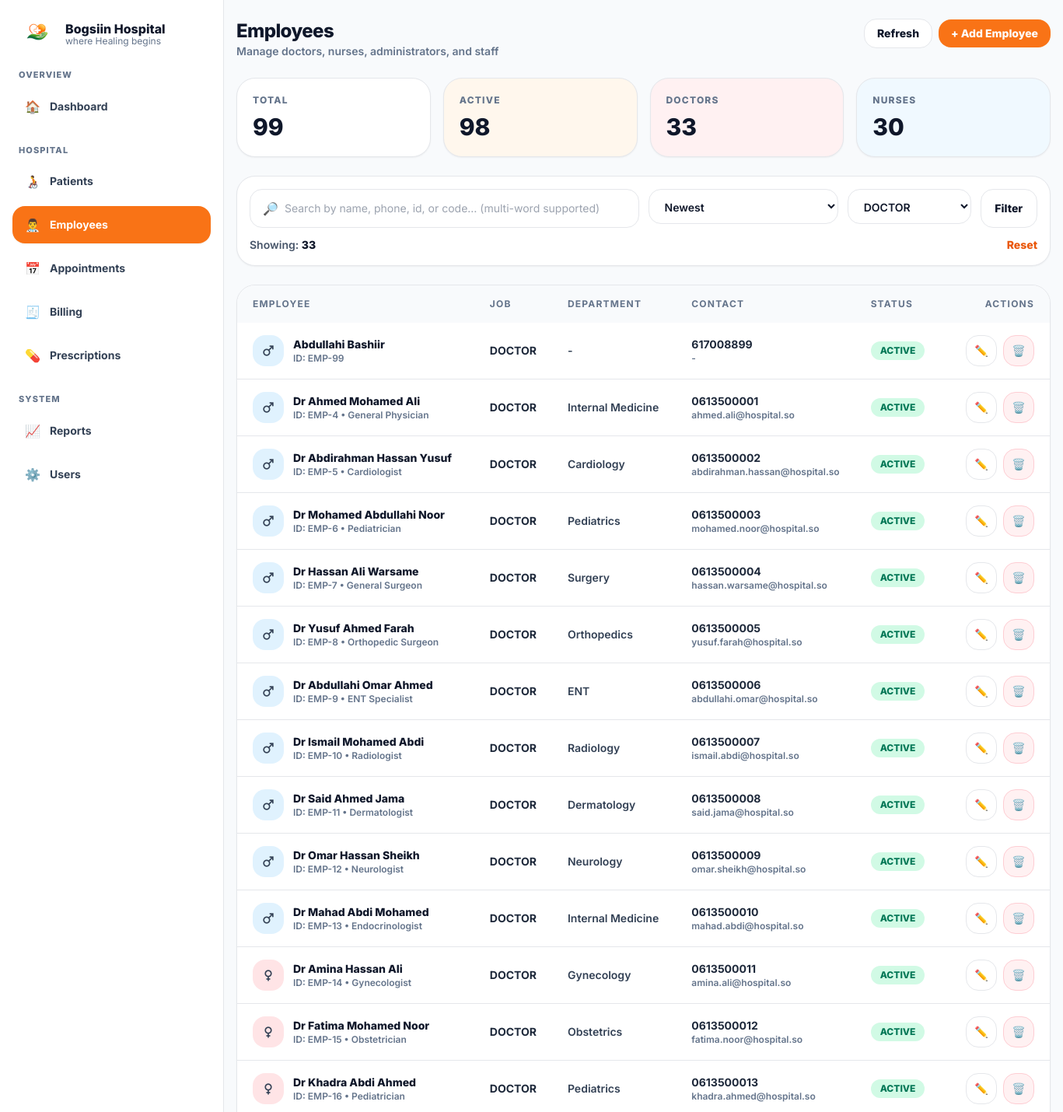
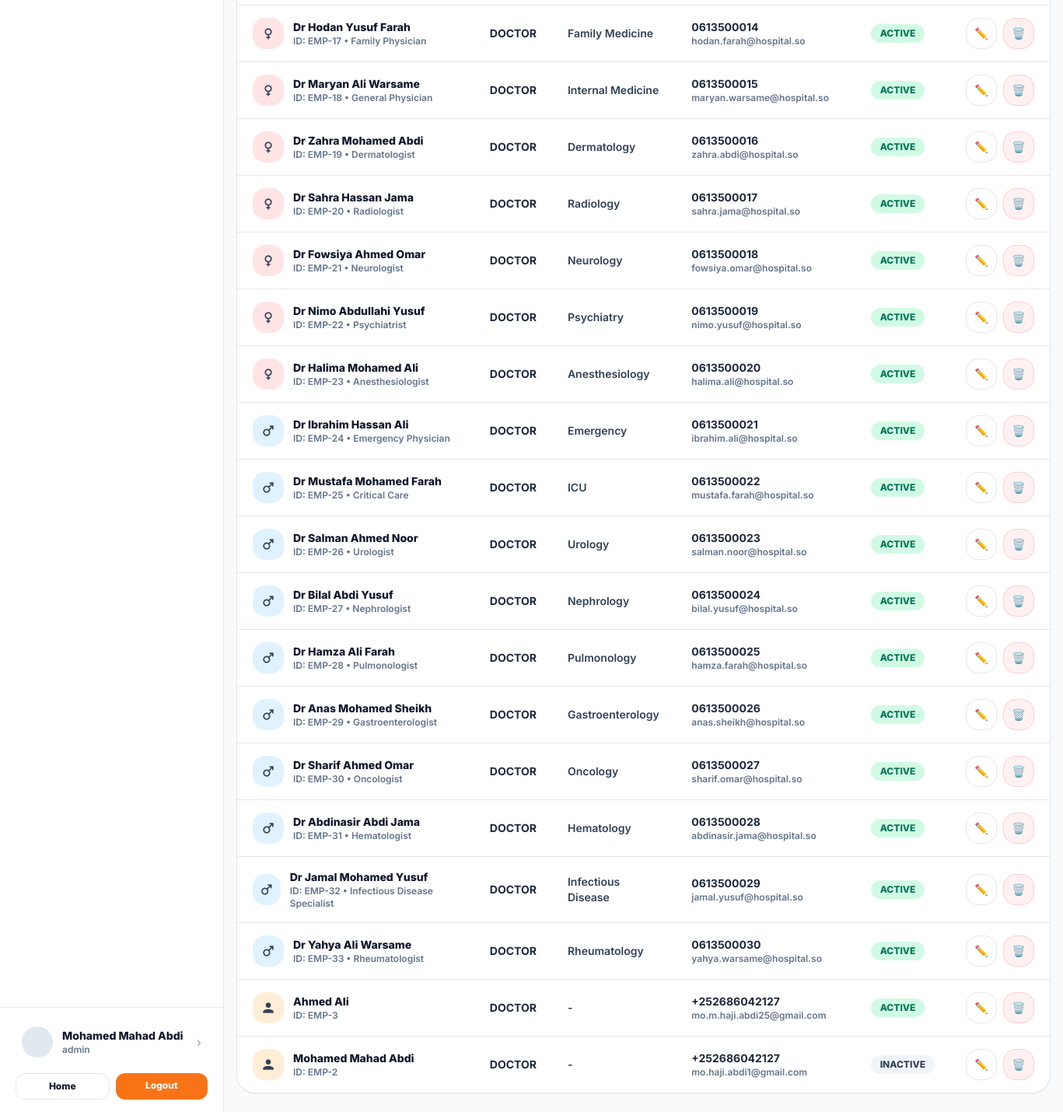
The page /employees/view.php?job=DOCTOR (signed in) on the database its author committed (2 pictures, top to bottom).
### tables this page shows
CREATE TABLE `employees` (
  `id` int(11) NOT NULL,
  `user_id` int(11) DEFAULT NULL,
  `emp_code` varchar(30) DEFAULT NULL,
  `full_name` varchar(120) NOT NULL,
  `gender` enum('Male','Female') DEFAULT NULL,
  `phone` varchar(30) DEFAULT NULL,
  `email` varchar(160) DEFAULT NULL,
  `job_title` enum('DOCTOR','NURSE','ADMINISTRATOR','LAB','PHARMACIST','RECEPTIONIST') NOT NULL,
  `department` varchar(120) DEFAULT NULL,
  `specialization` varchar(120) DEFAULT NULL,
  `hire_date` date DEFAULT current_timestamp(),
  `status` enum('ACTIVE','INACTIVE') NOT NULL DEFAULT 'ACTIVE',
  `created_at` timestamp NOT NULL DEFAULT current_timestamp()
);

### employees/view.php (the view, shortened to what this page needs)
<?php
require_once __DIR__ . "/../includes/db.php";
function h($s){ return htmlspecialchars((string)$s, ENT_QUOTES, 'UTF-8'); }
$q = trim($_GET["q"] ?? "");
$job = trim($_GET["job"] ?? "");
$sort = trim($_GET["sort"] ?? "");
$where = [];
$params = [];
if ($job !== "") {
  $where[] = "job_title = :job";
  $params[":job"] = $job;
}
$whereSql = $where ? ("WHERE " . implode(" AND ", $where)) : "";
$totalEmployees = (int)$pdo->query("SELECT COUNT(*) FROM employees")->fetchColumn();
$activeEmployees = (int)$pdo->query("SELECT COUNT(*) FROM employees WHERE status='ACTIVE'")->fetchColumn();
$totalDoctors = (int)$pdo->query("SELECT COUNT(*) FROM employees WHERE job_title='DOCTOR'")->fetchColumn();
$totalNurses = (int)$pdo->query("SELECT COUNT(*) FROM employees WHERE job_title='NURSE'")->fetchColumn();
$rows = [];
$sort = strtolower(trim($sort));
switch ($sort) {
  case 'newest':
  default:
    $orderSql = 'ORDER BY created_at DESC';
    break;
}
try {
  $sql = "SELECT * FROM employees $whereSql $orderSql LIMIT 300";
  $stmt = $pdo->prepare($sql);
  $stmt->execute($params);
  $rows = $stmt->fetchAll() ?: [];
} catch (Throwable $e) {
  $rows = [];
  flash_set("error", "Filter error: " . $e->getMessage());
}
include_once __DIR__ . "/../includes/header.php";
?>
 <div class="min-h-screen bg-slate-50 md:pl-72">
<div class="md:flex min-h-screen">
  <?php include __DIR__ . "/../includes/sidebar.php"; ?>
  <div class="flex-1">
    <div class="mx-auto max-w-6xl px-4 py-6">
      <div class="flex flex-col gap-4 md:flex-row md:items-start md:justify-between">
        <div>
          <div class="text-2xl font-extrabold tracking-tight">Employees</div>
          <div class="text-sm font-semibold text-slate-500">Manage doctors, nurses, administrators, and staff</div>
        </div>
        <div class="flex items-center gap-2">
          <a href="/hospital/employees/view.php"
             class="rounded-2xl border bg-white px-4 py-2 text-sm font-extrabold hover:bg-slate-50">
            Refresh
          </a>
          <button id="openAddModal"
                  class="rounded-2xl bg-orange-500 px-4 py-2 text-sm font-extrabold text-white hover:bg-orange-600">
            + Add Employee
          </button>
        </div>
      </div>
      <section class="mt-6 grid gap-4 md:grid-cols-4">
        <div class="rounded-3xl border bg-white p-5 shadow-sm">
          <div class="text-xs font-extrabold tracking-widest text-slate-500">TOTAL</div>
          <div class="mt-2 text-3xl font-extrabold"><?php echo $totalEmployees; ?></div>
        </div>
        <div class="rounded-3xl border bg-orange-50 p-5 shadow-sm">
          <div class="text-xs font-extrabold tracking-widest text-slate-500">ACTIVE</div>
          <div class="mt-2 text-3xl font-extrabold"><?php echo $activeEmployees; ?></div>
        </div>
        <div class="rounded-3xl border bg-rose-50 p-5 shadow-sm">
          <div class="text-xs font-extrabold tracking-widest text-slate-500">DOCTORS</div>
          <div class="mt-2 text-3xl font-extrabold"><?php echo $totalDoctors; ?></div>
        </div>
        <div class="rounded-3xl border bg-sky-50 p-5 shadow-sm">
          <div class="text-xs font-extrabold tracking-widest text-slate-500">NURSES</div>
          <div class="mt-2 text-3xl font-extrabold"><?php echo $totalNurses; ?></div>
        </div>
      </section>
      <section class="mt-6 rounded-3xl border bg-white p-4 shadow-sm">
        <form class="grid gap-3 lg:grid-cols-12" method="GET">
          <div class="lg:col-span-6">
            <div class="flex items-center gap-2 rounded-2xl border bg-white px-4 py-3">
              <span class="text-slate-400">🔎</span>
              <input name="q" value="<?php echo h($q); ?>"
                     class="w-full bg-transparent text-sm outline-none"
                     placeholder="Search by name, phone, id, or code… (multi-word supported)" />
            </div>
          </div>
          <div class="lg:col-span-3">
            <select name="sort" class="w-full rounded-2xl border bg-white px-4 py-3 text-sm font-semibold outline-none">
              <option value="newest" <?php echo ($sort==="newest" || $sort==="")?"selected":""; ?>>Newest</option>
            </select>
          </div>
          <div class="lg:col-span-2">
            <select name="job" class="w-full rounded-2xl border bg-white px-4 py-3 text-sm font-semibold outline-none">
              <?php
              $jobs = ["DOCTOR","NURSE","ADMINISTRATOR","LAB","PHARMACIST","RECEPTIONIST"];
              foreach ($jobs as $j) {
                $sel = ($job === $j) ? "selected" : "";
                echo "<option $sel value='".h($j)."'>".h($j)."</option>";
              }
              ?>
            </select>
          </div>
          <div class="lg:col-span-1 flex gap-2">
            <button class="w-full rounded-2xl border bg-white px-4 py-3 text-sm font-extrabold hover:bg-slate-50" type="submit">
              Filter
            </button>
          </div>
        </form>
        <div class="mt-3 flex items-center justify-between text-sm">
          <div class="font-semibold text-slate-600">Showing: <span class="font-extrabold text-slate-900"><?php echo count($rows); ?></span></div>
          <a href="/hospital/employees/view.php" class="font-extrabold text-orange-600 hover:text-orange-700">Reset</a>
        </div>
      </section>
      <section class="mt-6 rounded-3xl border bg-white shadow-sm overflow-hidden">
        <div class="overflow-x-auto">
          <table class="w-full text-left text-sm">
            <thead class="bg-slate-50 text-xs font-extrabold tracking-widest text-slate-500">
              <tr>
                <th class="px-5 py-4">EMPLOYEE</th>
                <th class="px-5 py-4">JOB</th>
                <th class="px-5 py-4">DEPARTMENT</th>
                <th class="px-5 py-4">CONTACT</th>
                <th class="px-5 py-4">STATUS</th>
                <th class="px-5 py-4 text-right">ACTIONS</th>
              </tr>
            </thead>
            <tbody class="divide-y">
              <?php if (!$rows): ?>
                <tr>
                  <td colspan="6" class="px-5 py-10 text-center text-slate-500 font-semibold">
                    No employees found.
                  </td>
                </tr>
              <?php else: ?>
                <?php foreach ($rows as $r): ?>
                  <?php
                    $badge = ($r["status"] === "ACTIVE")
                      ? "bg-emerald-100 text-emerald-700"
                      : "bg-slate-100 text-slate-700";
                  ?>
                  <tr class="hover:bg-slate-50/60">
                    <td class="px-5 py-4">
                      <div class="flex items-center gap-3">
                        <?php
                          $icon_name = 'person';
                          $bg = 'bg-orange-100';
                          $g = strtolower(trim((string)($r['gender'] ?? '')));
                          if ($g === 'female' || $g === 'f') { $icon_name = 'female'; $bg = 'bg-rose-100'; }
                          else if ($g === 'male' || $g === 'm') { $icon_name = 'male'; $bg = 'bg-sky-100'; }
                        ?>
                        <div class="h-10 w-10 rounded-2xl <?php echo $bg; ?> flex items-center justify-center">
                          <span class="material-icons text-slate-700 text-xl" aria-hidden="true"><?php echo $icon_name; ?></span>
                        </div>
                        <div class="min-w-0">
                          <div class="font-extrabold text-slate-900 truncate"><?php echo h($r["full_name"]); ?></div>
                          <div class="text-xs font-semibold text-slate-500">
                            <?php echo $r["emp_code"] ? "ID: ".h($r["emp_code"]) : "ID: EMP-".h($r["id"]); ?>
                            <?php if (!empty($r["specialization"])): ?>
                              • <?php echo h($r["specialization"]); ?>
                            <?php endif; ?>
                          </div>
                        </div>
                      </div>
                    </td>
                    <td class="px-5 py-4 font-bold text-slate-800"><?php echo h($r["job_title"]); ?></td>
                    <td class="px-5 py-4 font-semibold text-slate-700"><?php echo h($r["department"] ?? "-"); ?></td>
                    <td class="px-5 py-4">
                      <div class="text-sm font-bold text-slate-800"><?php echo h($r["phone"] ?? "-"); ?></div>
                      <div class="text-xs font-semibold text-slate-500"><?php echo h($r["email"] ?? "-"); ?></div>
                    </td>
                    <td class="px-5 py-4">
                      <span class="inline-flex rounded-full px-3 py-1 text-xs font-extrabold <?php echo $badge; ?>">
                        <?php echo h($r["status"]); ?>
                      </span>
                    </td>
                    <td class="px-5 py-4">
                      <div class="flex justify-end gap-2">
                        <button
                          type="button"
                          class="grid h-10 w-10 place-items-center rounded-2xl border bg-white hover:bg-slate-50"
                          title="Edit"
                        data-edit="<?= base64_encode(json_encode($r)) ?>"
                          onclick="openEdit(this)"
                        >✏️</button>
                        <form method="POST" onsubmit="return confirm('Delete this employee?');">
                          <button
                            type="submit"
                            class="grid h-10 w-10 place-items-center rounded-2xl border border-rose-200 bg-rose-50 hover:bg-rose-100"
                            title="Delete"
                          >🗑️</button>
                        </form>
                      </div>
                    </td>
                  </tr>
                <?php endforeach; ?>
              <?php endif; ?>
            </tbody>
          </table>
        </div>
      </section>
    </div>
  </div>
</div>

### includes/header.php (style rules this page uses)
body { font-family: Inter, system-ui, -apple-system, Segoe UI, Roboto, Arial, sans-serif; }

### rows shown on the page
employees: full_name "Abdullahi Bashiir", id "99", job_title "DOCTOR", department "-", phone "617008899", email "-", status "ACTIVE"
employees: full_name "Dr Ahmed Mohamed Ali", id "4", specialization "General Physician", job_title "DOCTOR", department "Internal Medicine", phone "0613500001", email "ahmed.ali@hospital.so", status "ACTIVE"
employees: full_name "Dr Abdirahman Hassan Yusuf", id "5", specialization "Cardiologist", job_title "DOCTOR", department "Cardiology", phone "0613500002", email "abdirahman.hassan@hospital.so", status "ACTIVE"
employees: full_name "Dr Mohamed Abdullahi Noor", id "6", specialization "Pediatrician", job_title "DOCTOR", department "Pediatrics", phone "0613500003", email "mohamed.noor@hospital.so", status "ACTIVE"
employees: full_name "Dr Hassan Ali Warsame", id "7", specialization "General Surgeon", job_title "DOCTOR", department "Surgery", phone "0613500004", email "hassan.warsame@hospital.so", status "ACTIVE"
employees: full_name "Dr Yusuf Ahmed Farah", id "8", specialization "Orthopedic Surgeon", job_title "DOCTOR", department "Orthopedics", phone "0613500005", email "yusuf.farah@hospital.so", status "ACTIVE"
employees: full_name "Dr Abdullahi Omar Ahmed", id "9", specialization "ENT Specialist", job_title "DOCTOR", department "ENT", phone "0613500006", email "abdullahi.omar@hospital.so", status "ACTIVE"
employees: full_name "Dr Ismail Mohamed Abdi", id "10", specialization "Radiologist", job_title "DOCTOR", department "Radiology", phone "0613500007", email "ismail.abdi@hospital.so", status "ACTIVE"
employees: full_name "Dr Said Ahmed Jama", id "11", specialization "Dermatologist", job_title "DOCTOR", department "Dermatology", phone "0613500008", email "said.jama@hospital.so", status "ACTIVE"
employees: full_name "Dr Omar Hassan Sheikh", id "12", specialization "Neurologist", job_title "DOCTOR", department "Neurology", phone "0613500009", email "omar.sheikh@hospital.so", status "ACTIVE"
employees: full_name "Dr Mahad Abdi Mohamed", id "13", specialization "Endocrinologist", job_title "DOCTOR", department "Internal Medicine", phone "0613500010", email "mahad.abdi@hospital.so", status "ACTIVE"
employees: full_name "Dr Amina Hassan Ali", id "14", specialization "Gynecologist", job_title "DOCTOR", department "Gynecology", phone "0613500011", email "amina.ali@hospital.so", status "ACTIVE"
employees: full_name "Dr Fatima Mohamed Noor", id "15", specialization "Obstetrician", job_title "DOCTOR", department "Obstetrics", phone "0613500012", email "fatima.noor@hospital.so", status "ACTIVE"
employees: full_name "Dr Khadra Abdi Ahmed", id "16", specialization "Pediatrician", job_title "DOCTOR", department "Pediatrics", phone "0613500013", email "khadra.ahmed@hospital.so", status "ACTIVE"
employees: full_name "Dr Hodan Yusuf Farah", id "17", specialization "Family Physician", job_title "DOCTOR", department "Family Medicine", phone "0613500014", email "hodan.farah@hospital.so", status "ACTIVE"
employees: full_name "Dr Maryan Ali Warsame", id "18", specialization "General Physician", job_title "DOCTOR", department "Internal Medicine", phone "0613500015", email "maryan.warsame@hospital.so", status "ACTIVE"
employees: full_name "Dr Zahra Mohamed Abdi", id "19", specialization "Dermatologist", job_title "DOCTOR", department "Dermatology", phone "0613500016", email "zahra.abdi@hospital.so", status "ACTIVE"
employees: full_name "Dr Sahra Hassan Jama", id "20", specialization "Radiologist", job_title "DOCTOR", department "Radiology", phone "0613500017", email "sahra.jama@hospital.so", status "ACTIVE"
employees: full_name "Dr Fowsiya Ahmed Omar", id "21", specialization "Neurologist", job_title "DOCTOR", department "Neurology", phone "0613500018", email "fowsiya.omar@hospital.so", status "ACTIVE"
employees: full_name "Dr Nimo Abdullahi Yusuf", id "22", specialization "Psychiatrist", job_title "DOCTOR", department "Psychiatry", phone "0613500019", email "nimo.yusuf@hospital.so", status "ACTIVE"
employees: full_name "Dr Halima Mohamed Ali", id "23", specialization "Anesthesiologist", job_title "DOCTOR", department "Anesthesiology", phone "0613500020", email "halima.ali@hospital.so", status "ACTIVE"
employees: full_name "Dr Ibrahim Hassan Ali", id "24", specialization "Emergency Physician", job_title "DOCTOR", department "Emergency", phone "0613500021", email "ibrahim.ali@hospital.so", status "ACTIVE"
employees: full_name "Dr Mustafa Mohamed Farah", id "25", specialization "Critical Care", job_title "DOCTOR", department "ICU", phone "0613500022", email "mustafa.farah@hospital.so", status "ACTIVE"
employees: full_name "Dr Salman Ahmed Noor", id "26", specialization "Urologist", job_title "DOCTOR", department "Urology", phone "0613500023", email "salman.noor@hospital.so", status "ACTIVE"
employees: full_name "Dr Bilal Abdi Yusuf", id "27", specialization "Nephrologist", job_title "DOCTOR", department "Nephrology", phone "0613500024", email "bilal.yusuf@hospital.so", status "ACTIVE"
employees: full_name "Dr Hamza Ali Farah", id "28", specialization "Pulmonologist", job_title "DOCTOR", department "Pulmonology", phone "0613500025", email "hamza.farah@hospital.so", status "ACTIVE"
employees: full_name "Dr Anas Mohamed Sheikh", id "29", specialization "Gastroenterologist", job_title "DOCTOR", department "Gastroenterology", phone "0613500026", email "anas.sheikh@hospital.so", status "ACTIVE"
employees: full_name "Dr Sharif Ahmed Omar", id "30", specialization "Oncologist", job_title "DOCTOR", department "Oncology", phone "0613500027", email "sharif.omar@hospital.so", status "ACTIVE"
employees: full_name "Dr Abdinasir Abdi Jama", id "31", specialization "Hematologist", job_title "DOCTOR", department "Hematology", phone "0613500028", email "abdinasir.jama@hospital.so", status "ACTIVE"
employees: full_name "Dr Jamal Mohamed Yusuf", id "32", specialization "Infectious Disease Specialist", job_title "DOCTOR", department "Infectious Disease", phone "0613500029", email "jamal.yusuf@hospital.so", status "ACTIVE"
employees: full_name "Dr Yahya Ali Warsame", id "33", specialization "Rheumatologist", job_title "DOCTOR", department "Rheumatology", phone "0613500030", email "yahya.warsame@hospital.so", status "ACTIVE"
employees: full_name "Ahmed Ali", id "3", job_title "DOCTOR", department "-", phone "+252686042127", email "mo.m.haji.abdi25@gmail.com", status "ACTIVE"
employees: full_name "Mohamed Mahad Abdi", id "2", job_title "DOCTOR", department "-", phone "+252686042127", email "mo.haji.abdi1@gmail.com", status "INACTIVE"

### other values the page prints
$u["full_name"] "Mohamed Mahad Abdi"
$role "admin"
$totalEmployees "99"
$activeEmployees "98"
$totalDoctors "33"
$totalNurses "30"
count($rows) "33"
form field job "DOCTOR"
